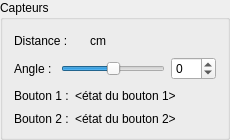
         <widget class="QGroupBox" name="groupBox_4">
          <property name="title">
           <string>Capteurs</string>
          </property>
          <layout class="QVBoxLayout" name="verticalLayout_12">
           <item>
            <layout class="QGridLayout" name="gridLayout_12">
             <item row="0" column="0">
              <widget class="QLabel" name="label_8">
               <property name="text">
                <string>Distance : </string>
               </property>
              </widget>
             </item>
             <item row="0" column="2">
              <widget class="QLabel" name="label_14">
               <property name="text">
                <string>cm</string>
               </property>
              </widget>
             </item>
             <item row="0" column="1">
              <widget class="QLabel" name="distance_label">
               <property name="text">
                <string>&lt;distance&gt;</string>
               </property>
              </widget>
             </item>
             <item row="0" column="3">
              <spacer name="horizontalSpacer_6">
               <property name="orientation">
                <enum>Qt::Horizontal</enum>
               </property>
               <property name="sizeHint" stdset="0">
                <size>
                 <width>40</width>
                 <height>20</height>
                </size>
               </property>
              </spacer>
             </item>
            </layout>
           </item>
           <item>
            <layout class="QHBoxLayout" name="horizontalLayout_8">
             <item>
              <widget class="QLabel" name="label_13">
               <property name="text">
                <string>Angle : </string>
               </property>
              </widget>
             </item>
             <item>
              <widget class="QSlider" name="slider_ultrasonic_sensor_angle">
               <property name="minimum">
                <number>-90</number>
               </property>
               <property name="maximum">
                <number>90</number>
               </property>
               <property name="orientation">
                <enum>Qt::Horizontal</enum>
               </property>
              </widget>
             </item>
             <item>
              <widget class="QSpinBox" name="spinBox_ultrasonic_sensor_angle">
               <property name="minimum">
                <number>-90</number>
               </property>
               <property name="maximum">
                <number>90</number>
               </property>
              </widget>
             </item>
            </layout>
           </item>
           <item>
            <layout class="QGridLayout" name="gridLayout_5">
             <item row="0" column="0">
              <widget class="QLabel" name="label_27">
               <property name="text">
                <string>Bouton 1 :</string>
               </property>
              </widget>
             </item>
             <item row="1" column="0">
              <widget class="QLabel" name="label_28">
               <property name="text">
                <string>Bouton 2 :</string>
               </property>
              </widget>
             </item>
             <item row="0" column="1">
              <widget class="QLabel" name="state_button_1">
               <property name="text">
                <string>&lt;état du bouton 1&gt;</string>
               </property>
              </widget>
             </item>
             <item row="1" column="1">
              <widget class="QLabel" name="state_button_2">
               <property name="text">
                <string>&lt;état du bouton 2&gt;</string>
               </property>
              </widget>
             </item>
             <item row="0" column="2">
              <spacer name="horizontalSpacer_18">
               <property name="orientation">
                <enum>Qt::Horizontal</enum>
               </property>
               <property name="sizeHint" stdset="0">
                <size>
                 <width>40</width>
                 <height>20</height>
                </size>
               </property>
              </spacer>
             </item>
            </layout>
           </item>
          </layout>
         </widget>
